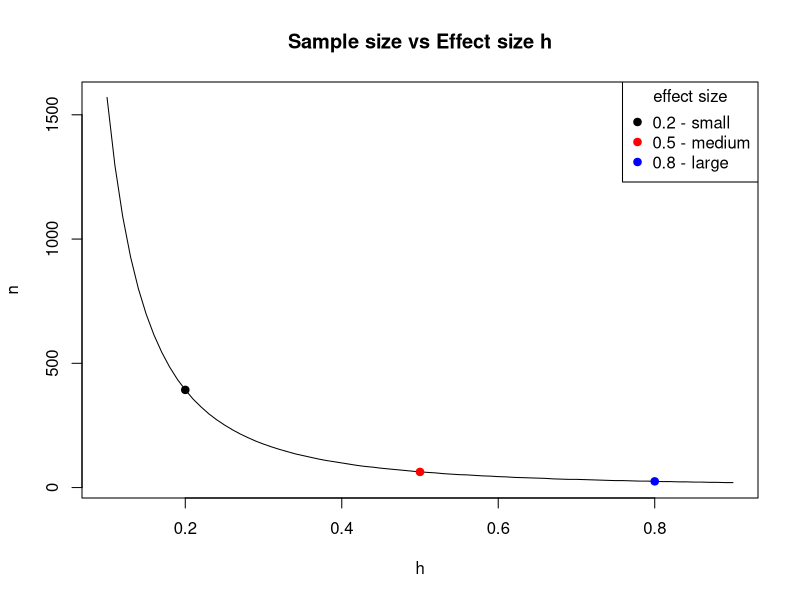
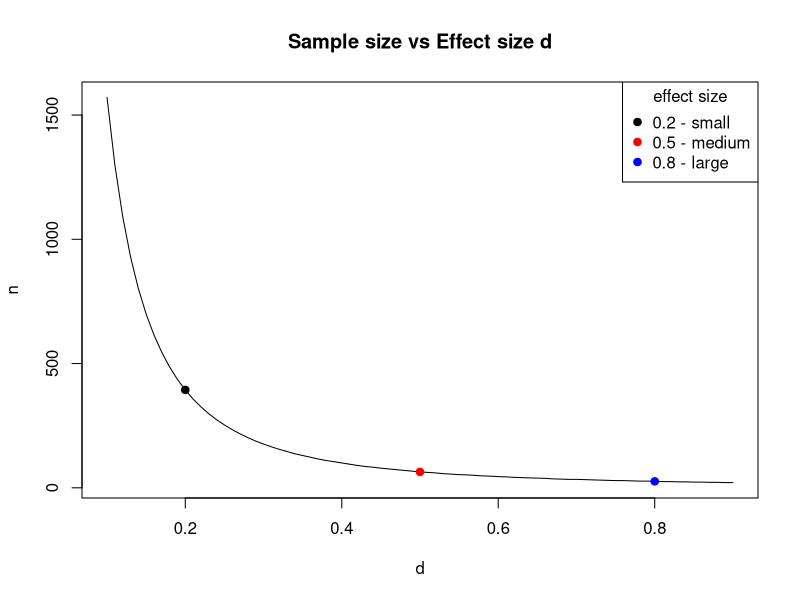
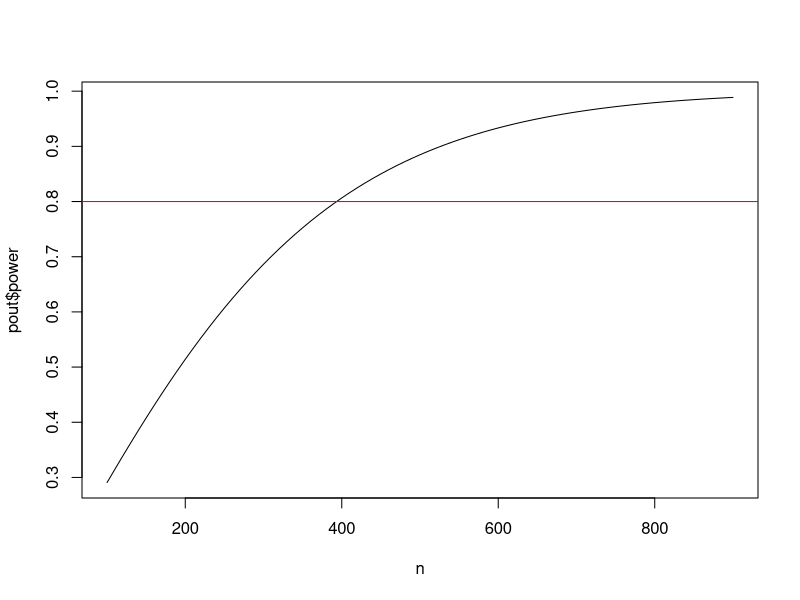
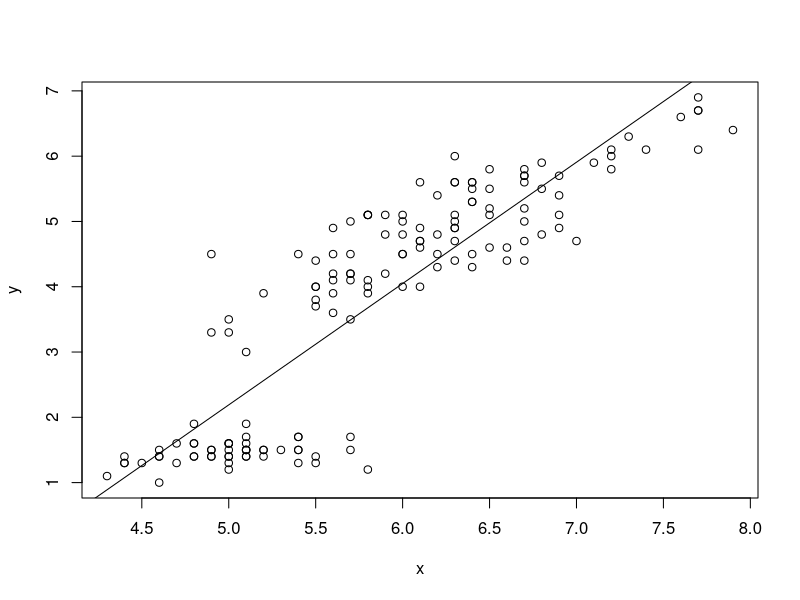

Source code (R) for these figures, in order:
# Clay Ford
# Power and Sample Size Analysis
# Spring 2016
# UVa StatLab

# Power and sample size calculations for various statistical tests using the
# "pwr" package and a few built-in R functions


# install.packages("pwr")
library(pwr)


# pwr.p.test --------------------------------------------------------------

# one-sample test for proportions  (ES=h) 

# When we want to test if a proportion is equal to some hypothesized value 
# versus a null value, such as random chance, or 0.5. Notice it requires an
# effect size expressed as "h". Use the ES.h() function for this.

# This applies to our name tag example. Say we think people place name tags on 
# the left side of their chest 65% percent of the time versus random chance
# (50%). What sample size do we need to show this assuming a significance level
# (Type I error) of 0.05 and a desired power of 0.80?

# The effect size is .65 - .50 = .15. But notice that .16 - .01 = .15 as well. 
# The absolute differences are equal but notice their ratios:

0.65/0.50
0.16/0.01

# A difference of 0.16 and 0.01 is more dramatic than 0.65 and 0.50. Because of 
# this the difference 0.65 vs. 0.50 requires a larger sample size. Hence the
# need to calculate an effect size that reflects this. Using ES.h()

ES.h(p1 = 0.65, p2 = 0.50)
ES.h(p1 = 0.16, p2 = 0.01) # larger effect size

# NOTE: the effect size is calculated using an arcsine transformation. Also, the
# "h" effect size ranges (practically) from about 0.05 to 2.7 in absolute value.

# In this particular statistical test, we want the p1 = alternative and p2 =
# Null: ES.h(p1 = 0.65, p2 = 0.50)

# How many people do I need to sample to reject the null of random chance (0.50)
# if the true proportion is 0.65, with 80% power and 0.05 significance?
h <- ES.h(p1 = 0.65, p2 = 0.50)
pwr.p.test(h = h, sig.level = 0.05, power = 0.80)

# About 85 people; always round up.

# The previous example assumed a two-sided test: Null = 0.5, Alt != 0.5. However
# our hypothesis is that the proportion is GREATER than 0.5, so we should modify
# our calculations to be one-sided. Our test is more powerful if we're willing
# to believe the alternative is "greater" than .50. Set alternative = "greater"
pwr.p.test(h = h, sig.level = 0.05, power = 0.80, alternative = "greater")

# Notice we need fewer people. 

# Say we think people place name tags on the left 75% percent of the time
# instead of 50%. What is the power of our test if we survey 30 people provided 
# we accept a significance level of 0.05? (Notice we can use the ES.h() function
# in pwr.p.test)
pwr.p.test(h = ES.h(p1 = 0.75, p2 = 0.50), n = 30, sig.level = 0.05)

# Again, notice the default is a "two.sided" test. This means we're simply
# testing that the alternative proportion is not 0.5. It could be lower or
# higher. Assuming "greater" increases the power:
pwr.p.test(h = ES.h(p1 = 0.75, p2 = 0.50), n = 30, sig.level = 0.05, 
           alternative = "greater")

# Equivalently we can think of one proportion being "less" than some value, say
# 0.25 versus random chance. Notice the effect is negative and resulting power is
# the same:
pwr.p.test(h = ES.h(p1 = 0.25, p2 = 0.50), n = 30, sig.level = 0.05, 
           alternative = "less")

# NOTE: Usually recommended to stick with the two-sided alternative.


# YOUR TURN!
# Say we think people place name tags on the left 70% percent of the time instead
# of 50%. What sample size do we need to show this assuming a significance level
# of 0.01, a desired power of 0.90, and a one-sided "greater" alternative?
pwr.p.test(h = ES.h(p1 = 0.70, p2 = 0.50), sig.level = 0.01, power = 0.90, 
           alternative = "greater")


# pwr.2p.test -------------------------------------------------------------

# two-sample test for proportions (ES=h) 

# We want to test if two proportions are equal. To use this function, we once 
# again need to calculate effect size using ES.h(). Or as we'll see, we can use
# the base R function, power.prop.test.

# EXAMPLE: Let's say I randomly sample male and female UVa undergrad students 
# and ask them if they consume alcohol at least once a week. My null hypothesis 
# is no difference in the proportion that answer yes. My alternative hypothesis 
# is that there is a difference. (two-sided; one gender has higher proportion, I
# don't know which.) I'd like to detect a difference as small as 5%. How many 
# students do I need to sample in each group if we want 80% power and a
# significance level of 0.05?

# Recall effect size depends on the two proportions we compare:
ES.h(p1 = 0.55, p2 = 0.50)
ES.h(p1 = 0.35, p2 = 0.30)
ES.h(p1 = 0.15, p2 = 0.10)

# 55% vs. 50%
pwr.2p.test(h = ES.h(p1 = 0.55, p2 = 0.50), sig.level = 0.05, power = .80)
# 35% vs. 30%
pwr.2p.test(h = ES.h(p1 = 0.35, p2 = 0.30), sig.level = 0.05, power = .80)
# 15% vs. 10%
pwr.2p.test(h = ES.h(p1 = 0.15, p2 = 0.10), sig.level = 0.05, power = .80)

# Sample size is per group. Always round sample size up.

# Base R has a function called power.prop.test that allows you to use the raw
# proportions in the function.
power.prop.test(p1 = 0.55, p2 = 0.50, sig.level = 0.05, power = .80)
power.prop.test(p1 = 0.35, p2 = 0.30, sig.level = 0.05, power = .80)
power.prop.test(p1 = 0.15, p2 = 0.10, sig.level = 0.05, power = .80)

# Notice the results are slightly different. It calculates effect size
# differently.

# If we don't have any preconceived estimates of proportions or don't feel
# comfortable making estimates, we can use a conventional effect size:
cohen.ES(test = "p", size = "small") # 0.2
cohen.ES(test = "p", size = "medium") # 0.5
cohen.ES(test = "p", size = "large") # 0.8


# Sample sizes for the conventional effects:
pwr.2p.test(h = 0.2, sig.level = 0.05, power = .80)
pwr.2p.test(h = 0.5, sig.level = 0.05, power = .80)
pwr.2p.test(h = 0.8, sig.level = 0.05, power = .80)

# Let's see how effect size affects sample size. The results of the pwr
# functions can be saved:
pout <- pwr.2p.test(h = 0.2, power = 0.80, sig.level = 0.05)
# Then various parts can be extracted:
str(pout)
pout$n
ceiling(pout$n) # round up

# We can also do this directly as follows:
ceiling(pwr.2p.test(h = 0.2, power = 0.80, sig.level = 0.05)$n)

# comparing effect size to sample size to help us get a feel for their
# relationship:

# generate a sequence of effect sizes
h <- seq(0.1, 0.9, 0.01)

# "apply" the pwr.p.test function to the effect sizes
n <- sapply(h, function(x)ceiling(pwr.2p.test(h = x, power = 0.80)$n))

# plot sample size vs. effect size
plot(h, n, type="l", main="Sample size vs Effect size h")

# add points representing "conventional" effect sizes
points(x = c(0.2,0.5,0.8), y = n[h %in% c(0.2,0.5,0.8)], 
       pch=19, cex=1, col=c("black","red","blue"))
legend("topright", legend = c("0.2 - small","0.5 - medium","0.8 - large"), 
       col = c("black","red","blue"), 
       pch = 19, title = "effect size")

# As we go below 0.2, the sample size takes off!

# What sample size do I need to detect effects of 0.2 and 0.1 with 80% power?
pwr.2p.test(h = 0.2, sig.level = 0.05, power = 0.8)
pwr.2p.test(h = 0.1, sig.level = 0.05, power = 0.8)

# YOUR TURN! Let's say we're only able to randomly sample 80 students (40 per 
# group). What's the power of our two-sided test test if we assume a small
# effect size of 0.2 and we set significance level to 0.05?
pwr.2p.test(h = 0.2, sig.level = 0.05, n = 40)


# pwr.2p2n.test -----------------------------------------------------------

# two-sample test for proportions, unequal sample sizes (ES=h) 

# This function allows us to calculate power when we have unequal sample sizes. 
# We can also use it to find a sample size for one group when we already know
# the size of the other. It has two "n" arguments: n1 and n2

# Let's return to our undergraduate survey of alcohol consumption. It turns out 
# we were able to survey 543 males and 675 females. What's the power of our
# test?

# I honestly have no idea if there would be a difference, or if there was, how
# big that difference would be. I also have no idea about what the proportions
# would be. In this case we could use a "conventional" effect size. (Small,
# Medium, or Large)

# Let's say we're interested in being able to detect a "small" effect size.

cohen.ES(test = "p", size = "small") # 0.2

# So instead of using ES.h() with guesses at p1 and p2, I can just use the
# effect size 0.2.
pwr.2p2n.test(h = 0.2, n1 = 543, n2 = 675, sig.level = 0.05)

# Let's say I previously surveyed 763 female undergraduates and found that p%
# said they consumed alcohol once a week. I'd like to survey some males and see
# if a significantly different proportion respond yes. How many do I need to
# sample to detect a small effect size in either direction with 80% power and a 
# significance level of 0.05?

pwr.2p2n.test(h = 0.2, n1 = 763, power = 0.8, sig.level = 0.05)
# or specify n2; it doesn't matter
pwr.2p2n.test(h = 0.2, n2 = 763, power = 0.8, sig.level = 0.05)



# pwr.t.test --------------------------------------------------------------

# one sample and two sample t tests for means (ES=d) 

# The effect size d is simply the difference in population means divided by the 
# standard deviation of either population (since they are assumed equal). Now we
# have to make a guess at the standard deviation!

# There is no function for effect size d. We have to calculate this ourselves.

# d = mean1 - mean2 / sd

# The cohen.ES function can return small, medium and large d values, which are
# 0.2, 0.5 and 0.8:
cohen.ES(test = "t", size = "small")
cohen.ES(test = "t", size = "medium")
cohen.ES(test = "t", size = "large")

# Two-sample t test

# EXAMPLE: I'm interested to know if there is a difference in the mean price of 
# what male and female students pay at the library coffee shop. Let's say I 
# randomly observe 30 male and 30 female students check out from the coffee shop
# and note their total purchase price. How powerful is this experiment if I want
# to detect a "medium" effect in either direction?

pwr.t.test(n = 30, d = 0.5, sig.level = 0.05) # n is per group

# How many do I need to observe for a test with 80% power?
pwr.t.test(d = 0.5, power = 0.80, sig.level = 0.05)

# What about a large effect?
pwr.t.test(n = 30, d = 0.8, sig.level = 0.05) # n is per group
pwr.t.test(d = 0.8, power = 0.8, sig.level = 0.05) 


# The default alternative is "two.sided". That is, we're looking for an effect 
# in either direction. We can specify the alternative as "greater" than 0 or
# "less" than 0. 

# alternative: greater than 0 (positive effect)
# what sample size do I need for 80% power and a medium effect?
pwr.t.test(d = 0.5, power = 0.80, sig.level = 0.05, alternative = "greater")

# alternative: less than 0 (negative effect)
# need to make the effect negative
# what sample size do I need for 80% power?
pwr.t.test(d = -0.5, power = 0.80, sig.level = 0.05, alternative = "less")

# Same sample size in either case. Again, in practice, probably best to conduct
# two-sided tests.

# EXAMPLE: Let's say we want to be able to detect a difference of at least 75
# cents in the mean purchase price. How can we convert that to an effect size?
# First we need to make a guess at the population standard deviation. If we have
# absolutely no idea, one rule of thumb is to take the difference between the 
# maximum and minimum values and divide by 4 (or 6). Let's say max is 10 and min
# is 1. So our guess at a standard deviation is 9/4 = 2.25. Therefore d is

d <- 0.75/2.25 # 0.333
pwr.t.test(d = d, power = 0.80, sig.level = 0.05)

# An effect size of 0.333 requires 143 per group 
# An effect size of 0.2 requires 394 per group.

# Let's see how effect size affects sample size. Create a plot of effect size
# versus required sample size for 80% power and 0.05 significance level:
d <- seq(0.1,0.9,0.01)
n <- sapply(d, function(x) ceiling(pwr.t.test(d = x, power = 0.80)$n))
plot(d,n,type="l", main="Sample size vs Effect size d")
points(x = c(0.2,0.5,0.8), y = n[d %in% c(0.2,0.5,0.8)], 
       pch=19, cex=1, col=c("black","red","blue"))
legend("topright", legend = c("0.2 - small","0.5 - medium","0.8 - large"), 
       col = c("black","red","blue"), 
       pch = 19, title = "effect size")

# We can see how crucial anticipated effect size is to determining sample size.

# If you don't like working with d, you can use the power.t.test function that 
# comes with base R. It allows you to specify "delta" (true difference in means)
# and "sd" (standard deviation):

power.t.test(delta = 0.75, sd = 2.25, sig.level = 0.05, power = 0.8)

# For any of the pwr functions we can provide multiple sample size values to get
# multiple power estimates. For example, let's see how power changes as we let n
# go from 100 to 500 by 100 using a "small" effect size of 0.2.

pwr.t.test(n = seq(100,500,100), d = 0.2, sig.level = 0.05)

# We can save this output and graph:
n <- seq(100,900,10)
pout <- pwr.t.test(n = n, d = 0.2, sig.level = 0.05)
plot(x = n, y = pout$power, type = "l")
abline(h = 0.8, col = "red")

# One-sample t-test

# To calculate power and sample size for one-sample t-test, I have to set the
# "type" argument to type = "one.sample"

# EXAMPLE: I think the average purchase price at the Library coffee shop is over
# $3 per student. My null is $3 or less; my alternative is greater than $3. If 
# the true average purchase price is $3.50, I would like to have 90% power to 
# declare my estimated average purchase price is greater than $3. How many 
# transactions do I need to observe assuming a significance level of 0.05? Let's
# say max purchase price is $10 and min is $1. So our guess at a standard
# deviation is 9/4 = 2.25. Therefore d is...

d <- 0.50/2.25
pwr.t.test(d = d, sig.level = 0.05, power = 0.90, alternative = "greater", 
           type = "one.sample")

# or with power.t.test:
power.t.test(delta = 0.50, sd = 2.25, power = 0.90, sig.level = 0.05, 
             alternative = "one.sided", type = "one.sample")

# Very important to remember type = "one.sample"

# What if I lower my significance level to 0.01?
pwr.t.test(d = d, sig.level = 0.01, power = 0.90, alternative = "greater", 
           type = "one.sample")

# Going to extremes...
pwr.t.test(d = d, sig.level = 0.001, power = 0.999, alternative = "greater", 
           type = "one.sample")

# Another type is "paired". A paired t-test is basically the same as a 
# one-sample t-test. Instead of one sample of individual observations, you have 
# one sample of pairs of observations, where you take the difference between 
# each pair to get a single sample of differences. These are commonly before and
# after measures on the same person.

# The effect size for a paired t-test can include correlation between the pairs 
# (This is because the pairs are dependent, not independent):

# d = (mean1 - mean2) / sd * sqrt(2 * (1 - r))   (Cohen, p. 48)

# Another definition of effect size for paired data (without correlation):

# d = (mean1 - mean2) / sd * sqrt(2)    (Dalgaard, p. 145)

# The second is more conservative and probably safer to use.

# Notice "paired" and "one.sample" return the same result, but the effect (d)
# means different things in each scenario.
pwr.t.test(d = 0.2, power = 0.90, type = "paired")
pwr.t.test(d = 0.2, power = 0.90, type = "one.sample")

power.t.test(delta = 0.75, sd = 3.75, power = 0.90, type = "paired")
power.t.test(delta = 0.75, sd = 3.75, power = 0.90, type = "one.sample")

# EXAMPLE: 24 high school boys are put on a ultraheavy rope-jumping program. 
# Does this increase their 40-yard dash time? We'll measure their 40 time before
# the program and after. We'll use a paired t-test to see if the difference in 
# times is greater than 0. Assume the standard deviation of the differences will
# be about 0.25. How powerful is the test to detect a difference of about 0.08
# with 0.05 significance?

pwr.t.test(n = 24, d = 0.08 / (0.25 * sqrt(2)), 
           type = "paired", alternative = "greater")

# or 
power.t.test(n = 24, delta = 0.08, sd = 0.25 * sqrt(2), 
             type = "paired", alternative = "one.sided")


# YOUR TURN! How many boys would I need to sample to detect a difference of 0.05
# in either direction with 80% power and the usual 0.05 significance level,
# assuming the standard deviation of the differences will be about 0.25?
pwr.t.test(d = 0.05 / (0.25 * sqrt(2)), power = 0.8, type = "paired")
power.t.test(delta = 0.05, sd = 0.25 * sqrt(2), power = 0.8, type = "paired")

# pwr.t2n.test ------------------------------------------------------------

# two sample t test for means, unequal sample sizes (ES=d) 

# Find power for a t-test with 28 in one group and 35 in the other group and a
# medium effect size. (sig.level defaults to 0.05.)
pwr.t2n.test(n1 = 28, n2 = 35, d = 0.5)

# Find n1 sample size when other group has 35, desired power is 0.80, effect 
# size is 0.5 and significance level is 0.05:
pwr.t2n.test(n2 = 35, d = 0.5, power = 0.8)



# pwr.chisq.test ----------------------------------------------------------

# chi-squared tests (ES=w)

# There are two chi-square tests this function addresses:

# 1. goodness of fit test
# 2. contingency test, or test for association

# In a goodness of fit test, a single dimension of proportions is tested against
# a prespecified set of proportions which constitutes the null hypothesis. 
# Rejecting the null means we have sufficient evidence to conclude the data 
# don't appear to "fit" the prespecified set of proportions. If we were hoping 
# to show our data "fit" the prespecified set of proportions, then failure to
# reject the Null is a good thing.

# In a contingency test, or test of association, a table of counts classified by
# two variables is tested against the expected table of counts given the two 
# variables are independent. Rejecting the null means the data appear to be 
# associated in some way.

# The pwr.chisq.test function requires specification of effect size "w". The
# effect size "w" differs depending on the test. The pwr package provides two 
# functions to calculate both versions:

# ES.w1	- goodness of fit
# ES.w2	- test for association

# In essence, the effect size w measures the discrepancy between null and 
# alternative proportions over the cells in a table. These formulas are provided
# in Chapter 7 of Cohen (1988).

# ES.w1(P0, P1)
# P0 - First set of k probabilities (null hypothesis)
# P1 - Second set of k probabilities (alternative hypothesis)

# ES.w2(P)
# P	- A two-way probability table (alternative hypothesis)

# As we can see calculating an effect size takes a bit of work. If you like, you
# can go with small, medium or large: 0.10, 0.30, 0.50

cohen.ES(test = "chisq", size = "small")
cohen.ES(test = "chisq", size = "medium")
cohen.ES(test = "chisq", size = "large")

# Finally, the pwr.chisq.test requires specifying degrees of freedom (df).

# goodness of fit: df = number of cells - 1
# test of association: (Var1 number of categories - 1) * (Var2 number of categories - 1)

# Let's work some examples!

# Goodness of fit

# EXAMPLE: (From Cohen, example 7.1) A market researcher is seeking to determine
# preference among 4 package designs. He arranges to have a panel of 100 
# consumers rate their favorite package design. He wants to perform a chi-square
# goodness of fit test against the null of equal preference (25% for each
# design) with a significance level of 0.05. What's the power of the test if 3/8
# of the population actually prefers one of the designs and the remaining 5/8
# are split over the other 3 designs?

# To calculate effect size, we need to create vectors of null and alternative
# proportions:
null <- rep(0.25, 4)
alt <- c(3/8, rep((5/8)/3, 3))
# Now use them in the effect size function
ES.w1(null,alt)

# To calculate power, specify effect size, N, and degrees of freedom (4-1).
pwr.chisq.test(w=ES.w1(null,alt), N=100, df=(4-1), sig.level=0.05)

# How many subjects do we need to achieve 80% power?
pwr.chisq.test(w=ES.w1(null,alt), df=(4-1), power=0.8, sig.level = 0.05)

# If our alternative is correct then we need to survey at least 131 people to
# detect this with 80% power.

# test of association

# EXAMPLE: I want to see if there's an association between gender and flossing
# teeth among UVa students. I randomly sample 100 students (male and female) and
# ask whether or not they floss daily. I want to carry out a chi-square test of 
# association to determine if there's an association between these two 
# variables. As usual I set my significance level to 0.05. To determine effect 
# size I need to propose an alternative hypothesis, which in this case is a 
# table of proportions. I propose the following:

#   Floss No Floss
# M   0.1      0.4
# F   0.2      0.3

prob <- matrix(c(0.10,0.20,0.40,0.30), ncol=2, 
               dimnames = list(c("M","F"),c("Floss","No Floss")))
prob

# Even proportion of male and female, but I want to detect if at least 10% more
# females floss.

# Now use the matrix to calculate effect size:
ES.w2(prob)

# We also need degrees of freedom.
# DF = (2 - 1) * (2 - 1) = 1

# And calculate power:
pwr.chisq.test(w = ES.w2(prob), N = 100, df = 1, sig.level = 0.05)

# How many students should I survey if I wish to achieve 90% power?
pwr.chisq.test(w = ES.w2(prob), power = 0.9, df = 1, sig.level = 0.05)

# Even though I constructed the matrix to show females flossing more often, the 
# results apply regardless of the direction of the association we might find. 
# With 221 people sampled and an effect of 0.218 truly present in the 
# population, we have 90% power to reject the null of no association between
# gender and flossing.

# If you don't suspect association in either direction, or you don't feel like
# building a matrix in R, you can go with a conventional effect size.

cohen.ES(test = "chisq", size = "small")
pwr.chisq.test(w = 0.1, N = 100, df = 1, sig.level = 0.05)
pwr.chisq.test(w = 0.1, power = 0.9, df = 1, sig.level = 0.05)


# pwr.r.test --------------------------------------------------------------

# correlation test (ES=r) 

# The correlation test allows us to test whether there is any linear 
# relationship between two continuous variables. In other words, can we reject
# the null hypothesis of the correlation coefficient being 0. 

# Here's an example of what appears to be a linear relationship. (Note: The iris
# dataset comes with R.)
head(iris)
x <- iris$Sepal.Length
y <- iris$Petal.Length
plot(x,y)

# The correlation is high. Recall correlation ranges from -1 to 1.
cor(x,y)

# We can fit a straight line to the data using simple linear regression:
lm(y ~ x)
coef(lm(y ~ x)) # just view coefficients

# and draw the fitted line
abline(lm(y ~ x))

# the slope of the line is related to the correlation coefficient:
coef(lm(y ~ x))[2] # slope
# same as...
cor(x, y) * sd(y)/sd(x)

# So testing if the correlation is 0 is the same as testing if the slope in the
# simple linear regression is 0.

# The nice thing about correlation is that it's already unitless, so we don't
# require a formula to calculate effect size.

# For what it's worth, here are suggested small, medium and large effect sizes:
cohen.ES(test = "r", size = "small")
cohen.ES(test = "r", size = "medium")
cohen.ES(test = "r", size = "large")

# EXAMPLE: Let's say I'm a web developer and I want to conduct an experiment 
# with one of my sites. I want to randomly select a group of people, ranging in 
# age from 18 - 65, and time them how long it takes them to complete a task, say
# locate some piece of information. I suspect there may be a "small" positive 
# linear relationship between time it takes to complete the task and age. How 
# many subjects do I need to detect this positive (ie, r > 0) relationship with
# 80% power and the usual 0.05 significance level?

pwr.r.test(r = 0.1, sig.level = 0.05, power = 0.8, alternative = "greater")

# The "arctangh transformation" approximates the normal distribution, which is 
# used in the power and sample size calculations.

# The default is a two-sided test. We specify alternative = "greater" since we 
# believe there is small positive effect. That is, our null is correlation <= 0
# vs the alternative that correlation is > 0. 

# What if I just want to detect a small effect in either direction (positive or
# negative correlation)? Use the default settings of "two.sided"
pwr.r.test(r = 0.1, sig.level = 0.05, power = 0.8, alternative = "two.sided")

# And what if I hypothesize a negative effect (decreased time as age increases)?
# We need to make the effect size negative and specify alternative = "less"
pwr.r.test(r = -0.1, sig.level = 0.05, power = 0.8, alternative = "less")

# Of course the number of subjects is the same as alternative = "greater".

# YOUR TURN:
# What's the power of my test if I recruit 50 people and I hypothesize a medium
# positive effect?
pwr.r.test(n = 50, r = 0.3, sig.level = 0.05, alternative = "greater")



# power.anova.test --------------------------------------------------------

# balanced one-way analysis of variance tests

# ANOVA, or Analysis of Variance, tests whether or not means differ between more
# than 2 groups. One-way means one explanatory variable. Balanced means we have
# equal sample size in each group. The null hypothesis is that the means are all
# equal.

# Let's start with the power.anova.test function that comes with base R. It's 
# easier to use than pwr.anova.test and does not require calculating an effect
# size.

# The power.anova.test function requires you to specify the number of groups, 
# the between group variance (between.var), and the within group variance
# (within.var), which we assume is the same for all groups.

# EXAMPLE: Let's say I'm a web developer and I'm interested in 3 web site 
# designs for a client. I'd like to know which design(s) help users find 
# information fastest, or which design requires the most time. I design an 
# experiment where I have 3 groups of randomly selected people use one of the 
# designs to find some piece of information and I record how long it takes. (All
# groups look for the same information.) How many people do I need in each group
# if I believe two of the designs will take 30 seconds and one will take 25
# seconds? Assume population standard deviation is 5 and that I desire power
# and significance levels of 0.8 and 0.05.

# The between group variance:
var(c(30, 30, 25))

# The within group variance (sd ^ 2):
5^2

power.anova.test(groups = 3, between.var = 8.3, within.var = 5^2, power = 0.8)


# The pwr.anova.test function requires you to provide an effect size. The effect
# size, f, for k groups is calculated as follows:

# f = sd_means / sd_populations

# Translation: standard deviation of the k means divided the common standard 
# deviation of the populations involved.

# Or just use conventional effect sizes: 0.1, 0.25, 0.4.

cohen.ES(test = "anov", size = "small")
cohen.ES(test = "anov", size = "medium")
cohen.ES(test = "anov", size = "large")

# Returning to example, How many people do I need in each group if I want to
# detect a medium effect with 80% power and a significance level of 0.05.
pwr.anova.test(k = 3, f = 0.25, sig.level = 0.05, power = 0.8)

# Or what's the power of my test to detect a medium effect if I get 50 for each
# group?
pwr.anova.test(k = 3, f = 0.25, sig.level = 0.05, n = 50)



# pwr.f2.test -------------------------------------------------------------

# test for the general linear model (ES=f2) 

# By "general linear model" we basically mean multiple regression. This is a 
# little tricky to use because not only do we have to supply an "effect size" 
# (f2), we also have to supply numerator (u) and denominator (v) degrees of 
# freedom instead of sample size. These last two refer to the F test that tests 
# whether all the model coefficients (except the intercept) are 0. We can also 
# think of this as a test that the proportion of variance explained by the model
# predictors is 0. 

# Example of F test using the stackloss data that comes with R. See ?stack.loss
head(stackloss)

# Regress stack.loss on the other 3 variables and view summary of results.
# Results of F test are last line in summary
summary(lm(stack.loss ~ ., data=stackloss))

# Multiple R-squared:  0.9136
# F-statistic:  59.9 on 3 and 17 DF,  p-value: 3.016e-09

# u = 3 (numerator DF)
# v = 17 (denominator DF)

# u is the number of coefficients you'll have in your model (again, minus the
# intercept).

# v is the number of error degrees of freedom. It equals n - u - 1. (17 = 21 - 3
# - 1) So if we want to determine sample size for a given power and effect size,
# we actually find v, which we then use to solve n = v + u + 1.


# The effect size is determined as follows:

# f2 = PV_s / PV_e

# where PV_s = proportion of variance explained by the predictors (signal) and
# PV_e = proportion of variance unexplained (error or noise)

# Another way to express this is 

# f2 = R-squared / (1 - R-squared)

# Where R-squared is the coefficient of determination, R^2. Also described as
# the "proportion of variance explained".

# To determine your effect size you hypothesize the proportion of variance your
# model explains, or the R-squared. For example, 0.45. This leads to an effect size of
0.45/(1 - 0.45) # ~0.81

# It should be noted we can reverse this. Given an effect size, we can determine
# R-squared as ES / (1 + ES)
0.81/(1 + 0.81) # ~0.45

# Again we have suggested small, medium and large effect sizes:

cohen.ES(test = "f2", size = "small") # 0.02
# R-squared:
0.02/(1 + 0.02) # 0.019

cohen.ES(test = "f2", size = "medium") # 0.15
# R-squared:
0.15/(1 + 0.15) # 0.130

cohen.ES(test = "f2", size = "large") # 0.35
# R-squared:
0.35/(1 + 0.35) # 0.259

# Obviously these are debatable! What's conventional in the behavioral and
# social sciences may not be in other fields.

# EXAMPLE: Let's say I'm a web developer and I want to conduct an experiment
# with one of my sites. I want to randomly select a group of people, ranging in
# age from 18 - 65, and time them how long it takes them to complete a task, say
# locate some piece of information. I know there will be variability in the
# observed times. I think age and years of education may explain this
# variability. How powerful is my experiment if I recruit 40 subjects and I want
# to be able to detect at least 30% explained variance (R^2 = .30) with a 0.05
# significance level?

# Three predictors, so u = 2
# 40 subjects, so v = 40 - 2 - 1 = 37
# R^2 = .30, so effect size f2 = 0.3/(1 - 0.3)

pwr.f2.test(u = 2, v = 37, f2 = 0.3/(1 - 0.3), sig.level = 0.05)

# How many subjects do I need if I want to be able to detect at least 30%
# explained variance (R^2 = .30) with 80% power and the usual 0.05 significance
# level? We have to find v and then derive n.

pwr.f2.test(u = 2, f2 = 0.3/(1 - 0.3), sig.level = 0.05, power = 0.8)
# now find n
23 + 2 + 1

# It's important to note that the alternative hypothesis here is that at least 
# one of the coefficients in my model is not 0. This doesn't mean we need at 
# least 26 subjects to have all coefficients significant. It just means 26 
# subjects gives us 80% chance of correctly detecting the effect of at least one
# of our predictors, provided one or more truly affect our response.

# Continuing with previous example, it would be of interest if using a mobile 
# device accounted for at least 5% beyond the variance explained by the model
# with age and years of education. We could think of this as a 0/1
# indicator in the model that takes the value 1 if the user is on a mobile
# device, and 0 otherwise.

# Call the mobile device indicator variable set "B" and the others variable set 
# "A". We'd like to know the power of this regression for detecting the 
# contribution of B to the model with A. This is sometimes called a Partial F 
# test. We test if a set of predictors explain variance above and beyond a
# second set of predictors. The null is no contribution.

# The effect size for this test:
  
# f2 = (R^2_AB - R^2_A) / (1 - R^2_AB)

# R^2_AB is percent variance explained by variable sets A and B. R^2_A is 
# percent variance explained by variable set A.

# In this case, f2 = (0.35 - 0.30)/(1 - 0.35)
  
# How many subjects would be needed to identify the mobile/tablet contribution
# to variance explained with 90% power and a signficance level of 0.05?

# u = number of variables in set "A"
# v = n - number of variables in sets "A" and "B" - 1

pwr.f2.test(u = 2, f2 = (0.35 - 0.30) /(1 - 0.35), sig.level = 0.05, power = 0.9)

# To calculate sample size:
# n = round(v) + number of variables in A & B + 1
165 + 3 + 1



# END WORKSHOP SCRIPT
